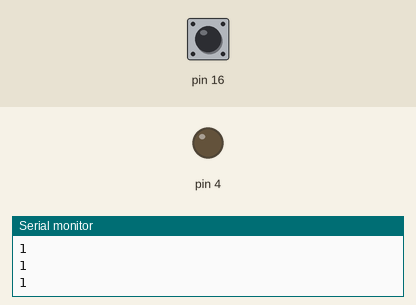
Simulated run of this sketch. Board: Arduino Uno, built with avr-gcc and run on an emulated ATmega328P. On the bench: output pins drawn as LEDs (lit = HIGH), the last lines printed to the serial monitor. The test bench sets the inputs (shaded band); at power-on: pin 16 HIGH.

Above: at 1.2 s.
1.3 s: pin 16 pulled LOW for 0.15 s
At 2.1 s:
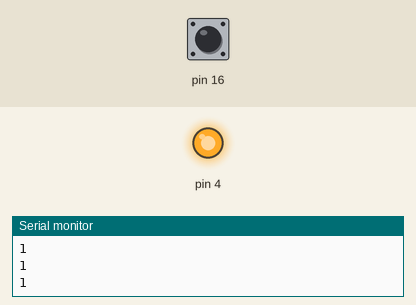
2.9 s: pin 16 pulled LOW for 1 s
At 3.4 s:
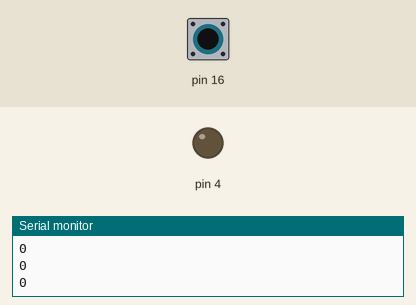
5.4 s: pin 16 pulled LOW for 3.2 s
At 6.7 s:
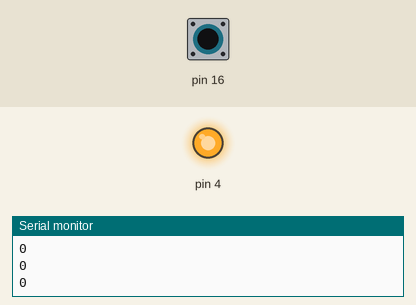
Timing chart, 0 to 8.4 s (numbered marks = the images above; inputs shaded):
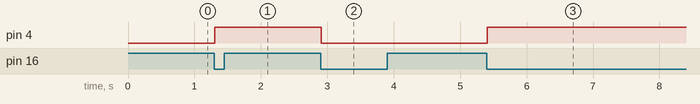

Measured:
- after the input at 1.3 s, pin 4: LOW → HIGH at once
- after the input at 2.9 s, pin 4: HIGH → LOW at once
- after the input at 5.4 s, pin 4: LOW → HIGH at once

The sketch:

sketch_oct1c.ino
```cpp
bool ledState = false;  // LED的狀態
bool lastButtonState = true;  // 上一次按鈕的狀態

void setup() {
  Serial.begin(9600);
  pinMode(16, INPUT_PULLUP);
  pinMode(4, OUTPUT);
  digitalWrite(4, LOW);
}

void loop() {
  bool p16 = digitalRead(16);
  Serial.println(p16);

  // 檢測按鈕是否被按下（從高電平變為低電平）
  if (lastButtonState == true && p16 == false) {
    ledState = !ledState;  // 切換LED狀態
    digitalWrite(4, ledState ? HIGH : LOW);
  }

  lastButtonState = p16;
  delay(50);  // 短暫延遲以防止彈跳
}
```
